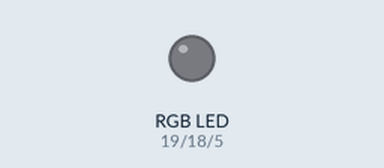
A program run on a simulated ESP32. On the bench: an RGB LED mixed from three pins (HIGH = lit). What the program prints to the serial monitor is not drawn.

Above: at 0.6 s.
At 2.3 s:
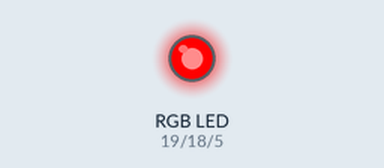
Timing chart, 0 to 10.6 s (numbered marks = the images above):
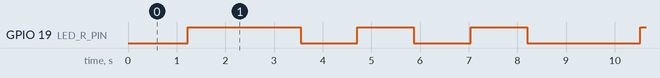

Measured:
- by itself, GPIO 19 (LED_R_PIN): repeats every 8.1 s: 2 × (LOW 1.2 s, HIGH 1.2 s), LOW 2.3 s, HIGH 1.2 s
- by itself, everything shown: repeats every 8.1 s, in 6 steps

The program:

main.cpp
```cpp
// ESP-NOW vs. Bluetooth/WiFi
// 1. No router, no AP, no SSID, no DHCP needed compared to WiFi
// 2. No pairing needed compared to Bluetooth
// 3. Very low power
// 4. Very low latency
// 5. Simple to set up
// 6. Quick connection time

// Some notes on ESP-NOW:
// - like wireless mice
// - Limited to 250 bytes per packet
// - When Initiators communicate with Responders, they need to know the Responder’s MAC Address.
// A MAC, or Media Access Control, Address is a unique 6-digit hexadecimal number assigned to every device on a network.
// It is generally burned into the device by the manufacturer, although it is possible to manually set it.
// - ESP-NOW uses callback functions to handle the sending and receiving of data automatically, similar to the pub-sub model.
// A callback is a bit like an interrupt, it is generated every time a specific event has occurred.
// Create your own callback functions to handle sending and receiving data, bind them to esp_now_register_send_cb() and esp_now_register_recv_cb() and they will be called automatically when a packet is sent/received.

// Include Libraries
#include <Arduino.h>
#include <esp_now.h>
#include <WiFi.h>
#include <math.h>
#include <daly-bms-uart.h>
#define BMS_SERIAL Serial1
Daly_BMS_UART bms(BMS_SERIAL);

// 0 = ACTUAL (read BMS), 1 = MANUAL (fixed values), 2 = AUTO (sweep)
#define TEST_MODE 0
#if (TEST_MODE < 0) || (TEST_MODE > 2)
#error "TEST_MODE must be 0 (ACTUAL), 1 (MANUAL), or 2 (AUTO)"
#endif

// NOTE - Auto test globals
int test_case = 1; // 1 is discharge, 2 is charge
uint32_t AUTO_TEST_MS = 1000;
uint32_t lastAutoTestms = 0;

// ------------------------------------- ESP-NOW Setup -------------------------------------

//! MAC Address of responder - edit as required
uint8_t responderAddress_ESA[] = {0x38, 0x18, 0x2B, 0xF0, 0x8C, 0x14};    // 38:18:2B:F0:8C:14
// uint8_t responderAddress_LilyGo[] = {0xEC, 0xE3, 0x34, 0x9A, 0xAD, 0x4C}; // EC:E3:34:9A:AD:4C, old lilygo that partially works
// uint8_t responderAddress_LilyGo[] = {0x04, 0x83, 0x08, 0x12, 0x6A, 0xC4}; // 04:83:08:12:6A:C4 , 2nd lilygo that partially works
// uint8_t responderAddress_LilyGo[] = {0x04, 0x83, 0x08, 0x12, 0x69, 0x98}; // 04:83:08:12:69:98, 3rd lilygo that fried
uint8_t responderAddress_LilyGo[] = {0x38, 0x18, 0x2B, 0xF9, 0x83, 0x40}; // 38:18:2B:F9:83:40, 4th lilygo that works
// how often to ESP-NOW send
constexpr uint32_t SEND_PERIOD_MS = 250;
uint32_t lastSendMs = 0;

// Define a data structure
typedef struct struct_message
{
    bool bms_status;
    float soc;
    float I;
    float resmAh;
} struct_message;

// Create a structure object
struct_message BMSData;

// Peer info
esp_now_peer_info_t peerInfo;

// Helper function to format MAC Addresses
void formatMacAddress(const uint8_t *macAddr, char *buffer, int maxLength)
{
    snprintf(buffer, maxLength, "%02x:%02x:%02x:%02x:%02x:%02x", macAddr[0], macAddr[1], macAddr[2], macAddr[3], macAddr[4], macAddr[5]);
}

// Callback function that you want to call when data is sent
// The arguments of the callback function are fixed to be this two.
void sendingCallback(const uint8_t *mac_addr, esp_now_send_status_t status)
{
    char macStr[18];
    formatMacAddress(mac_addr, macStr, 18);
    Serial.print("Last Packet Sent to: ");
    Serial.println(macStr);
    Serial.print("Last Packet Send Status: ");
    // Serial.println(status);
    Serial.println(status == ESP_NOW_SEND_SUCCESS ? "Send Success" : "Send Fail");
}

// ------------------------------------- BMS Input Setup -------------------------------------

float input_soc = -1.0f; // raw SoC from BMS (float) //! all the previous shit do at responder side
float input_I = -1.0f;   // +A charge, -A discharge
float input_resmAh = -1.0f;
bool bms_ok = false;

// ------------------------------------- RGB LED Setup -------------------------------------

#define LED_R_PIN 19
#define LED_G_PIN 18
#define LED_B_PIN 5

#define LEDC_FREQ_HZ 5000
#define LEDC_RES_BITS 8
#define LEDC_MAX ((1 << LEDC_RES_BITS) - 1)
#define LEDC_CH_R 0
#define LEDC_CH_G 1
#define LEDC_CH_B 2

inline void ledcWrite255(uint8_t ch, uint8_t v)
{
    ledcWrite(ch, v);
}

inline void ledSetRGB255(uint8_t r, uint8_t g, uint8_t b)
{
    ledcWrite255(LEDC_CH_R, r);
    ledcWrite255(LEDC_CH_G, g);
    ledcWrite255(LEDC_CH_B, b);
}

inline void ledAllOff()
{
    ledSetRGB255(0, 0, 0);
}

struct RGB
{
    uint8_t r, g, b;
};

RGB colourForSOC_LED(int soc)
{
    if (soc <= 40)
        return {255, 0, 0}; // red
    if (soc <= 80)
        return {255, 220, 0}; // yellow
    return {0, 255, 0};       // green
}

enum class Status : uint8_t
{
    None = 0,
    Charging,
    Full,
    Low
};

enum LedMode : uint8_t
{
    LED_OFF_MODE,
    LED_FLASH3_RED_MODE,
    LED_FLASH_CHG_MODE,
    LED_SOLID_FULL_MODE
};

constexpr uint16_t LOW_TRIPLE_MS[] = {120, 120, 120, 120, 120, 120, 1000};
constexpr uint8_t LOW_TRIPLE_LEN = sizeof(LOW_TRIPLE_MS) / sizeof(LOW_TRIPLE_MS[0]);
constexpr uint16_t CHG_ON_MS = 2000, CHG_OFF_MS = 2000;

Status g_status = Status::None;
Status g_prevStatus = Status::None;
LedMode g_ledMode = LED_OFF_MODE;
LedMode g_prevLedMode = LED_OFF_MODE;

uint8_t g_seqIndex = 0; // triple-flash state
uint32_t g_seqStampMs = 0;
bool g_chgOnPhase = false; // charge flash state
uint32_t g_chgStampMs = 0;

template <typename T>
inline T clamp(T v, T lo, T hi)
{
    return v < lo ? lo : (v > hi ? hi : v);
}

void statusMessage(int soc, int chg)
{
    if (chg && soc < 100)
        g_status = Status::Charging;
    else if (chg && soc == 100)
        g_status = Status::Full;
    else if (soc <= 20)
        g_status = Status::Low;
    else
        g_status = Status::None;
}

LedMode computeLedMode(int soc, int chg, Status s)
{
    if (s == Status::Full && chg == 1 && soc == 100)
        return LED_SOLID_FULL_MODE;
    if (s == Status::Low && chg == 0 && soc <= 20)
        return LED_FLASH3_RED_MODE;
    if (chg == 1 && soc < 100)
        return LED_FLASH_CHG_MODE;
    return LED_OFF_MODE;
}

void updateLED(int soc, int chg)
{
    LedMode want = computeLedMode(soc, chg, g_status);

    if (want != g_prevLedMode)
    {
        g_seqIndex = 0;
        g_seqStampMs = millis();
        g_chgOnPhase = false;
        g_chgStampMs = millis();
        g_prevLedMode = want;
    }
    g_ledMode = want;

    uint32_t now = millis();
    switch (g_ledMode)
    {
    case LED_OFF_MODE:
        ledAllOff();
        break;

    case LED_SOLID_FULL_MODE:
    {
        RGB c = colourForSOC_LED(100);
        ledSetRGB255(c.r, c.g, c.b);
        break;
    }

    case LED_FLASH3_RED_MODE:
    {
        bool on = (g_seqIndex < 6) && ((g_seqIndex % 2) == 0);
        ledSetRGB255(on ? 255 : 0, 0, 0);
        if (now - g_seqStampMs >= LOW_TRIPLE_MS[g_seqIndex])
        {
            g_seqIndex = (g_seqIndex + 1) % LOW_TRIPLE_LEN;
            g_seqStampMs = now;
        }
        break;
    }

    case LED_FLASH_CHG_MODE:
    {
        RGB c = colourForSOC_LED(soc);
        uint16_t phaseDur = g_chgOnPhase ? CHG_ON_MS : CHG_OFF_MS;
        if (g_chgOnPhase)
            ledSetRGB255(c.r, c.g, c.b);
        else
            ledAllOff();
        if (now - g_chgStampMs >= phaseDur)
        {
            g_chgOnPhase = !g_chgOnPhase;
            g_chgStampMs = now;
        }
        break;
    }
    }
}

void setup()
{
    // Set up Serial Monitor
    Serial.begin(115200);
    delay(50);

    Serial.println("Battery Box ESP-NOW Initiator + RGB LED Begin");

    ledcSetup(LEDC_CH_R, LEDC_FREQ_HZ, LEDC_RES_BITS);
    ledcSetup(LEDC_CH_G, LEDC_FREQ_HZ, LEDC_RES_BITS);
    ledcSetup(LEDC_CH_B, LEDC_FREQ_HZ, LEDC_RES_BITS);
    ledcAttachPin(LED_R_PIN, LEDC_CH_R);
    ledcAttachPin(LED_G_PIN, LEDC_CH_G);
    ledcAttachPin(LED_B_PIN, LEDC_CH_B);
    ledAllOff();

    // Set ESP32 as a Wi-Fi Station
    WiFi.mode(WIFI_STA);

    // Print MAC addresses
    Serial.print("My MAC Address: ");
    Serial.println(WiFi.macAddress());
    Serial.print("Responder MAC Address (ESA): ");
    char macStr[18];
    formatMacAddress(responderAddress_ESA, macStr, 18);
    Serial.println(macStr);
    Serial.print("Responder MAC Address (LilyGo): ");
    macStr[18];
    formatMacAddress(responderAddress_LilyGo, macStr, 18);
    Serial.println(macStr);

    // Disconnect from WiFi
    WiFi.disconnect();

    // Initialize ESP-NOW
    if (esp_now_init() == ESP_OK)
    {
        Serial.println("ESP-NOW Init Success");
        // Bind the send callback
        esp_now_register_send_cb(sendingCallback);
    }
    else
    {
        Serial.println("ESP-NOW Init Failed");
        delay(3000);
        ESP.restart();
    }

    // Register peer
    memcpy(peerInfo.peer_addr, responderAddress_ESA, 6);
    peerInfo.channel = 0;
    peerInfo.encrypt = false;

    // Add peer
    if (esp_now_add_peer(&peerInfo) != ESP_OK)
    {
        Serial.println("Failed to add peer (ESA)");
        return;
    }

    memcpy(peerInfo.peer_addr, responderAddress_LilyGo, 6);
    peerInfo.channel = 0;
    peerInfo.encrypt = false;

    // Add peer
    if (esp_now_add_peer(&peerInfo) != ESP_OK)
    {
        Serial.println("Failed to add peer (LilyGo)");
        return;
    }

    bms.Init();
    Serial1.begin(9600, SERIAL_8N1, 16, 17); // Map UART1's RX to GPIO16 and the TX to GPIO17

#if TEST_MODE == 2 // AUTO
    bms_ok = true; // we’ll generate fake data
    input_soc = 101;
    test_case = 1;
#endif
}

void loop()
{
#if TEST_MODE == 0 // ACTUAL
    // NOTE - Actual raw readings from BMS
    bms_ok = bms.update();
    input_soc = bms.get.packSOC;   //! ceiling to nearest upper int do at responder side
    input_I = bms.get.packCurrent; // +A charge, -A discharge //! condition for input_chg do at responder side
    input_resmAh = bms.get.resCapacitymAh;

#elif TEST_MODE == 1 // MANUAL
    // NOTE - Manual Test
    bms_ok = true;
    input_soc = 20;
    input_I = 0.55;
    input_resmAh = 11000;

#elif TEST_MODE == 2 // AUTO
    // NOTE - Auto Test
    if (millis() - lastAutoTestms >= AUTO_TEST_MS)
    {
        if ((input_soc <= 21 && test_case == 1) || (input_soc >= 94 && test_case == 2))
        {
            AUTO_TEST_MS = 3000;
        }
        else
        {
            AUTO_TEST_MS = 500;
        }
        if (input_soc == 0)
        {
            test_case = 2; // Charge test
            delay(1000);
        }
        if (input_soc == 100)
        {
            test_case = 1; // Discharge test
            delay(1000);
        }

        if (test_case == 1) // Discharge test
        {
            input_soc--;
            input_I = -10; // -10A discharge
            input_resmAh = 11000 * input_soc / 100;
        }
        else if (test_case == 2) // Charge test
        {
            input_soc++;
            input_I = 10; // +10A charge
            input_resmAh = 11000 * input_soc / 100;
        }
        lastAutoTestms = millis();
    }
#endif

    uint32_t now = millis();

    if (now - lastSendMs >= SEND_PERIOD_MS)
    {
        Serial.println("----------------------------------------------------");
        Serial.print("BMS Status: ");
        Serial.println(bms_ok);
        Serial.print("BMS SoC: ");
        Serial.println(input_soc);
        Serial.print("BMS Current: ");
        Serial.println(input_I);
        Serial.print("BMS Remaining Capacity (mAh): ");
        Serial.println(input_resmAh);
        Serial.println();

        // Input the test data into the struct
        BMSData.bms_status = bms_ok;
        BMSData.soc = input_soc;
        BMSData.I = input_I;
        BMSData.resmAh = input_resmAh;

        // Send message to ESA via ESP-NOW
        Serial.println("-------------------------------------------------------------- Sending to ESA --------------------------------------------------------------");
        esp_err_t result = esp_now_send(responderAddress_ESA, (uint8_t *)&BMSData, sizeof(BMSData));

        // Print results to serial monitor
        if (result == ESP_OK)
        {
            Serial.println("Sending confirmed");
            Serial.println("Sent data: ");
            Serial.print("BMS Status: ");
            Serial.println(BMSData.bms_status);
            Serial.print("BMS SoC: ");
            Serial.println(BMSData.soc);
            Serial.print("BMS Current: ");
            Serial.println(BMSData.I);
            Serial.print("BMS Remaining Capacity (mAh): ");
            Serial.println(BMSData.resmAh);
        }
        else if (result == ESP_ERR_ESPNOW_NOT_INIT)
        {
            Serial.println("ESP-NOW not Init.");
        }
        else if (result == ESP_ERR_ESPNOW_ARG)
        {
            Serial.println("Invalid Argument");
        }
        else if (result == ESP_ERR_ESPNOW_INTERNAL)
        {
            Serial.println("Internal Error");
        }
        else if (result == ESP_ERR_ESPNOW_NO_MEM)
        {
            Serial.println("ESP_ERR_ESPNOW_NO_MEM");
        }
        else if (result == ESP_ERR_ESPNOW_NOT_FOUND)
        {
            Serial.println("Peer not found.");
        }
        else
        {
            Serial.println("Unknown error");
        }

        delay(100);

        // Send message to LilyGo via ESP-NOW
        Serial.println("-------------------------------------------------------------- Sending to LilyGo --------------------------------------------------------------");
        result = esp_now_send(responderAddress_LilyGo, (uint8_t *)&BMSData, sizeof(BMSData));

        // Print results to serial monitor
        if (result == ESP_OK)
        {
            Serial.println("Sending confirmed");
            Serial.println("Sent data: ");
            Serial.print("BMS Status: ");
            Serial.println(BMSData.bms_status);
            Serial.print("BMS SoC: ");
            Serial.println(BMSData.soc);
            Serial.print("BMS Current: ");
            Serial.println(BMSData.I);
            Serial.print("BMS Remaining Capacity (mAh): ");
            Serial.println(BMSData.resmAh);
        }
        else if (result == ESP_ERR_ESPNOW_NOT_INIT)
        {
            Serial.println("ESP-NOW not Init.");
        }
        else if (result == ESP_ERR_ESPNOW_ARG)
        {
            Serial.println("Invalid Argument");
        }
        else if (result == ESP_ERR_ESPNOW_INTERNAL)
        {
            Serial.println("Internal Error");
        }
        else if (result == ESP_ERR_ESPNOW_NO_MEM)
        {
            Serial.println("ESP_ERR_ESPNOW_NO_MEM");
        }
        else if (result == ESP_ERR_ESPNOW_NOT_FOUND)
        {
            Serial.println("Peer not found.");
        }
        else
        {
            Serial.println("Unknown error");
        }

        lastSendMs = now;
    }

    int soc_i = clamp((int)ceilf(input_soc), 0, 100);
    int chg = (input_I > 0.5f) ? 1 : 0; // >+0.5A = charging
    statusMessage(soc_i, chg);          // sets g_status
    updateLED(soc_i, chg);              // non-blocking LED state machine

    delay(1);
}
```
